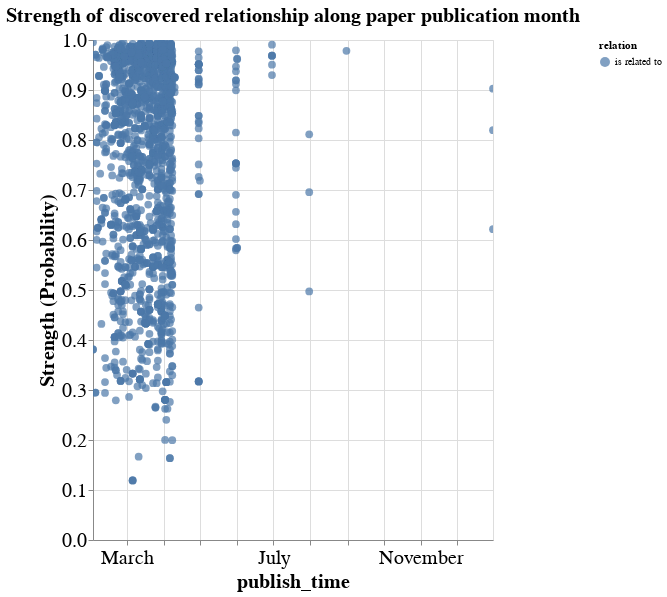

The notebook cell this image was saved under:
### Code cell
# ========================================
# Overview plot
# Plot the number of identified relationship along time
# ========================================
# base plot
chart_col = alt.vconcat().configure_axis(
    labelFontSize=20,
    titleFontSize=20
).configure_title(
    fontSize=20,
)

# plot
chart = alt.Chart(df_new).mark_circle(size=60).encode(
    x='publish_time',
    y='probability',
    color='relation'
).properties(
        width=400,
        height=500,
        title='Strength of discovered relationship along paper publication month').interactive(0)
chart.encoding.y.title='Strength (Probability)'

chart_col &= chart
chart_col

### Figure 1 — Vega-Lite specification as saved in the notebook (floating-point values rounded to 4 significant figures; data arrays with more than 128 entries replaced by an {"elided": "..."} marker saying what was removed)
{"config": {"view": {"continuousWidth": 400, "continuousHeight": 300}, "axis": {"labelFontSize": 20, "titleFontSize": 20}, "title": {"fontSize": 20}}, "vconcat": [{"mark": {"type": "circle", "size": 60}, "encoding": {"color": {"type": "nominal", "field": "relation"}, "x": {"type": "temporal", "field": "publish_time"}, "y": {"type": "quantitative", "field": "probability", "title": "Strength (Probability)"}}, "height": 500, "selection": {"selector001": {"type": "interval", "bind": "scales", "encodings": ["x", "y"]}}, "title": "Strength of discovered relationship along paper publication month", "width": 400}], "data": {"name": "data-0cb7a808d4f64691df3d01e8a6961c22"}, "$schema": "https://vega.github.io/schema/vega-lite/v4.8.1.json", "datasets": {"data-0cb7a808d4f64691df3d01e8a6961c22": {"elided": "2023 records"}}}
